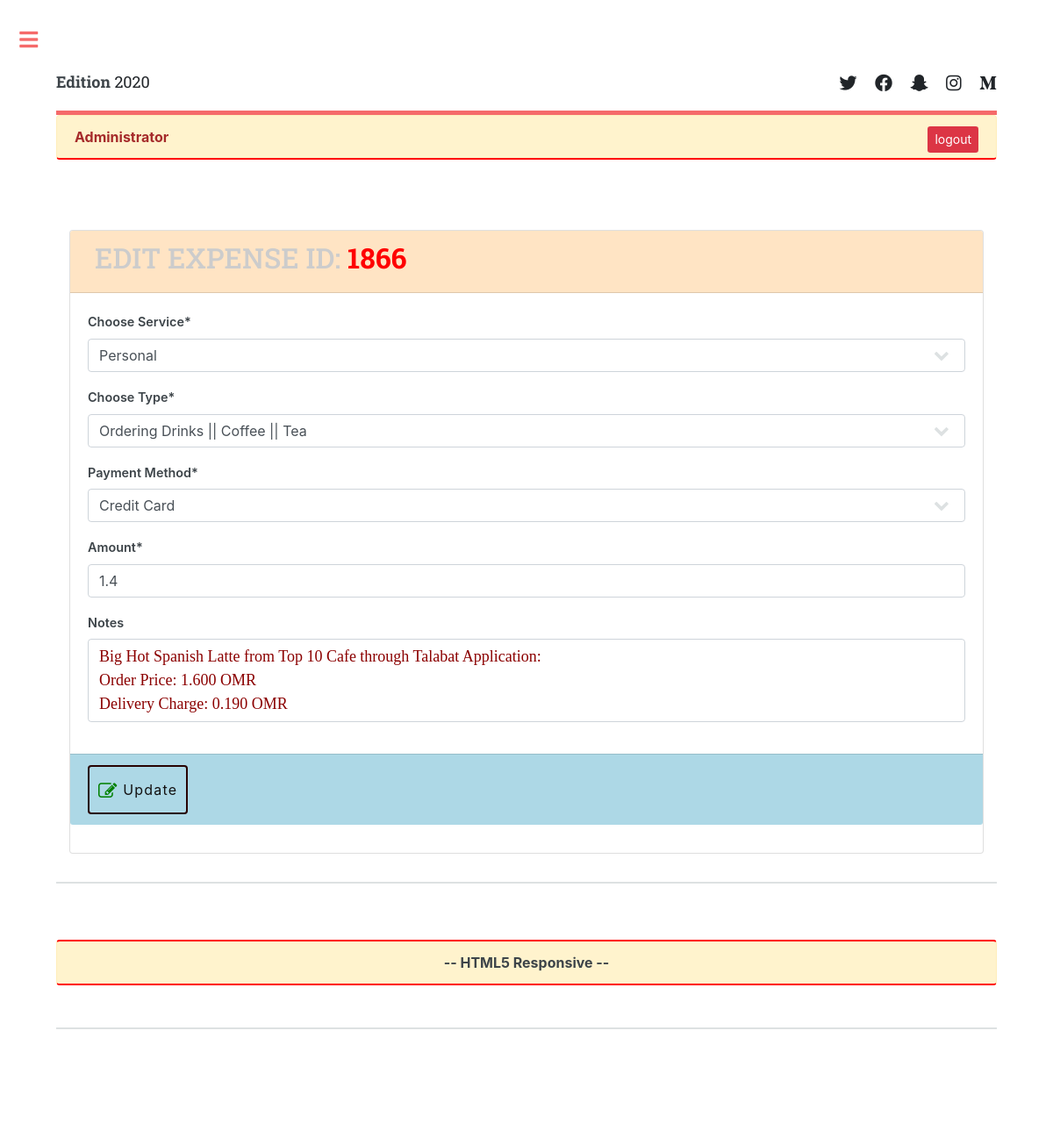
The page /edit_expense/1866 (signed in) on the database its author committed.
### web/models.py (models this page shows, shortened)
class Expense(models.Model):
    service = models.ForeignKey(Service, on_delete=models.CASCADE, related_name='service', verbose_name="Choose Service")
    type = models.ForeignKey(Type, on_delete=models.CASCADE, related_name='type', verbose_name="Choose Type")
    payment = models.ForeignKey(Payment, on_delete=models.CASCADE, related_name='payment', verbose_name="Payment Method")
    amount = models.FloatField(null=False, blank=False)
    remark = models.TextField(null=True, blank=True, verbose_name="Notes")
    entry_date = models.DateTimeField(auto_now_add=True)
    only_date = models.DateField(auto_now_add=True)

### web/views.py (the view, shortened to what this page needs)
# urls.py: path('edit_expense/<str:pk>', views.edit_expense, name='edit_expense'),
@login_required(login_url='login')
def edit_expense(request, pk):
    expense = Expense.objects.get(id=pk)
    form = ExpenseForm(instance=expense)
    context = {'form': form, 'expense_id': expense.id}
    return render(request,'pages/edit_expense.html', context)

### web/forms.py (shortened to what this page needs)
class ExpenseForm(forms.ModelForm):
    class Meta:
        model = Expense
        fields = '__all__'
        widgets={
            'remark': forms.Textarea(attrs={'rows':'3', 'placeholder': 'Enter Notes Here', 'style': 'color:darkred; font-family: times; font-size: large; resize: none'})
            }

### web/models.py (called while the page is built)
    def __str__(self):
        return self.name

    def __str__(self):
        return self.name

    def __str__(self):
        return self.name

### templates/pages/edit_expense.html (shortened to what this page needs)
{% extends 'layout.html' %}
{% load static %}
{% load crispy_forms_tags %}
{% block content %}
<div class="container">
    <div class="card">
        <form action="" method="POST">
        <div class="card-header" style="background-color:bisque; color:black">
        <h2> Edit Expense ID: <b style="color:red;">{{expense_id}}</b></h2>
        </div>
        <div class="card-body">
            {{form|crispy}}
        </div>
        <div class="card-footer" style="background-color:lightblue;">
            <button type="submit" class="btn" style="border:none;">
                <i class="fa fa-edit fa-spin fa-lg" style="color:green"></i>
                Update
            </button>
        </div>
        </form>
    </div>
</div>
{% endblock content %}

### templates/layout.html (shortened to what this page needs)
{% load static %}
<!DOCTYPE HTML>
<html>
	<head>
		<link rel="stylesheet" href="{% static 'css/main.css' %}"/>
		<link rel="stylesheet" href="{% static 'css/login.css' %}"/>
		<link rel="stylesheet" href="https://maxcdn.bootstrapcdn.com/bootstrap/4.5.2/css/bootstrap.min.css">
		<link rel="stylesheet" href="https://cdnjs.cloudflare.com/ajax/libs/font-awesome/4.7.0/css/font-awesome.min.css">
	</head>
	<body class="is-preload">
			<div id="wrapper">
					<div id="main">
						<div class="inner">
								<header id="header">
									<a href="#" class="logo"><strong>Edition</strong> 2020</a>
									<ul class="icons">
										<li><a href="#" class="icon brands fa-twitter"><span class="label">Twitter</span></a></li>
										<li><a href="#" class="icon brands fa-facebook-f"><span class="label">Facebook</span></a></li>
										<li><a href="#" class="icon brands fa-snapchat-ghost"><span class="label">Snapchat</span></a></li>
										<li><a href="#" class="icon brands fa-instagram"><span class="label">Instagram</span></a></li>
										<li><a href="#" class="icon brands fa-medium-m"><span class="label">Medium</span></a></li>
									</ul>
								</header>
								{% if user.is_authenticated %}
								{% if user.is_superuser %}
								<div class="alert alert-warning" style="border-bottom:2px solid red;">
									<b style="color:brown">{{user.first_name}} {{user.last_name}} </b>
									<a href="{% url 'logout' %}" class="btn-sm btn-danger" style="float:right">logout</a>
								</div>
								{% else %}
								<div class="alert alert-warning" style="border-bottom:2px solid red;">
									<b>{{user.first_name}} {{user.last_name}} </b>
									<a href="{% url 'logout' %}" class="btn-sm btn-danger" style="float:right">logout</a>
								</div>
								{% endif %}
								{% endif %}
								<section id="banner">
									{% block content %}
									{% endblock content %}
								</section>
								<section>
									<div class="alert alert-warning" style="text-align: center;border-bottom:2px solid red; border-top:2px solid red;">
										<strong>
											-- HTML5 Responsive --
										</strong>
									</div>
								</section>
								<section>
								</section>
						</div>
					</div>
			</div>
	</body>
</html>

### static/css/login.css (style rules this page uses)
html { background-color: none; }
body { font-family: "Poppins", sans-serif; height: 100vh; }
a { color: #92badd; display:inline-block; text-decoration: none; font-weight: 400; }
h2 { text-align: center; font-size: 16px; font-weight: 600; text-transform: uppercase; display:inline-block; margin: 40px 8px 10px 8px; color: #cccccc; }

### rows shown on the page
Expense: service "Personal", type "Ordering Drinks || Coffee || Tea", payment "Credit Card", amount "1.4", remark "Big Hot Spanish Latte from Top 10 Cafe through Talabat Application: Order Price: 1.600 OMR Delivery Charge: 0.190 OMR"

### other values the page prints
{{ user.first_name }} "Administrator"
{{ expense_id }} "1866"
